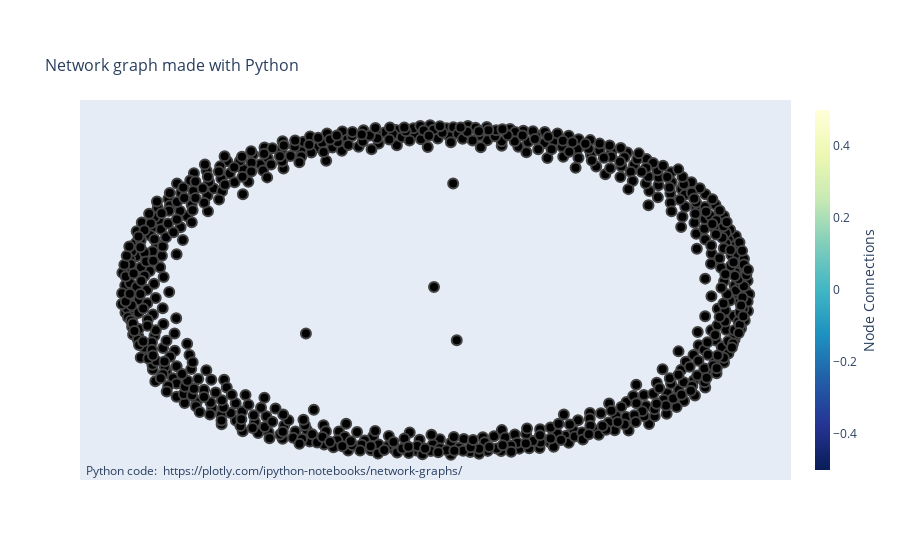

Here is the notebook cell this chart was saved with:
### Code cell
fig = go.Figure(data=[ node_trace],
             layout=go.Layout(
                title='<br>Network graph made with Python',
                titlefont_size=16,
                showlegend=False,
                hovermode='closest',
                #margin=dict(b=20,l=5,r=5,t=40),
                annotations=[ dict(
                    text="Python code: <a href='https://plotly.com/ipython-notebooks/network-graphs/'> https://plotly.com/ipython-notebooks/network-graphs/</a>",
                    showarrow=False,
                    xref="paper", yref="paper",
                    x=0.005, y=-0.002 ) ],
                xaxis=dict(showgrid=False, zeroline=False, showticklabels=False),
                yaxis=dict(showgrid=False, zeroline=False, showticklabels=False))
                )
fig.show()

### Figure 1 — Plotly figure (JSON) as saved in the notebook; plotly's stock layout.template omitted (floating-point values rounded to 4 significant figures; data arrays with more than 128 entries replaced by an {"elided": "..."} marker saying what was removed)
{"data": [{"hoverinfo": "text", "marker": {"color": [], "colorbar": {"thickness": 15, "title": {"side": "right", "text": "Node Connections"}, "xanchor": "left"}, "colorscale": [[0, "rgb(255,255,217)"], [0.125, "rgb(237,248,177)"], [0.25, "rgb(199,233,180)"], [0.375, "rgb(127,205,187)"], [0.5, "rgb(65,182,196)"], [0.625, "rgb(29,145,192)"], [0.75, "rgb(34,94,168)"], [0.875, "rgb(37,52,148)"], [1, "rgb(8,29,88)"]], "line": {"width": 2}, "reversescale": true, "showscale": true, "size": 10}, "mode": "markers", "type": "scatter", "x": {"elided": "701 float values"}, "y": {"elided": "701 float values"}}], "layout": {"annotations": [{"showarrow": false, "text": "Python code: <a href='https://plotly.com/ipython-notebooks/network-graphs/'> https://plotly.com/ipython-notebooks/network-graphs/</a>", "x": 0.005, "xref": "paper", "y": -0.002, "yref": "paper"}], "hovermode": "closest", "showlegend": false, "title": {"font": {"size": 16}, "text": "<br>Network graph made with Python"}, "xaxis": {"showgrid": false, "showticklabels": false, "zeroline": false}, "yaxis": {"showgrid": false, "showticklabels": false, "zeroline": false}}}
